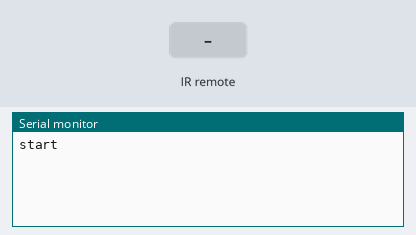
A sketch run on a simulated Arduino Uno, built with avr-gcc and run on an emulated ATmega328P. Parts: the last lines printed to the serial monitor. The inputs (shaded band) are chosen by the test bench.

Above: at 1.2 s.
1.3 s: infrared code 0xFF629D received
At 2.1 s:
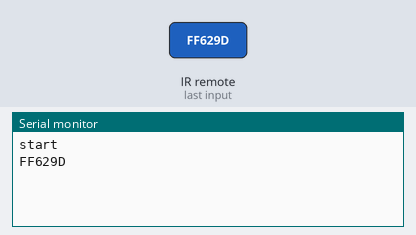
2.8 s: infrared code 0xFFA857 received
At 3.2 s:
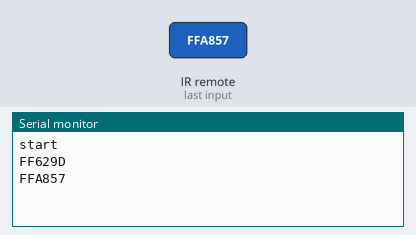
4.3 s: infrared code 0xFFC23D received
At 5.5 s:
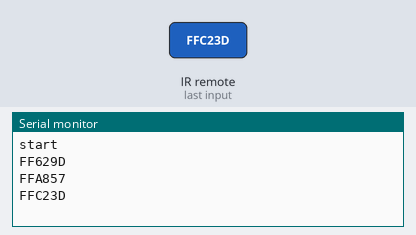
5.8 s: infrared code 0xFF22DD received
At 6.7 s:
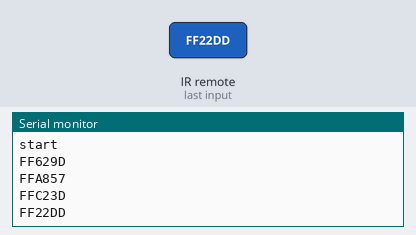
7.3 s: infrared code 0xFF02FD received
At 7.9 s:
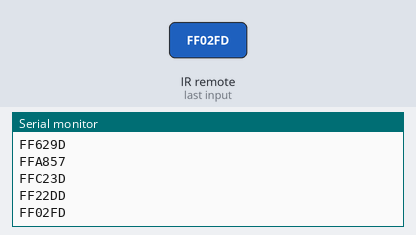
8.8 s: infrared code 0xFF6897 received
At 10.2 s:
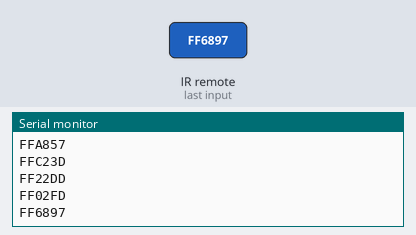

Measured:
- after the input at 1.3 s, the serial monitor: prints a new line at once (image 1)
- after the input at 2.8 s, the serial monitor: prints a new line at once (image 2)
- after the input at 4.3 s, the serial monitor: prints a new line at once (image 3)
- after the input at 5.8 s, the serial monitor: prints a new line at once (image 4)
- after the input at 7.3 s, the serial monitor: prints a new line at once (image 5)
- after the input at 8.8 s, the serial monitor: prints a new line at once (image 6)

The sketch:

13_IRReceiver.ino
```cpp
#include <IRremote.h>
/*
 Hello
 I design developer tools for embedded electronic systems. You can buy my projects design files.
 https://www.altiumdesignerprojects.com
*/
const int RECV_PIN = 8;

IRrecv irrecv(RECV_PIN);
decode_results results;

#define buttonUp          0XFF629D
#define buttonDown        0XFFA857
#define buttonRight       0XFFC23D
#define buttonLeft        0XFF22DD
#define buttonEnter       0XFF02FD

#define button1           0XFF6897
#define button2           0XFF9867
#define button3           0XFFB04F
#define button4           0XFF30CF
#define button5           0XFF18E7
#define button6           0XFF7A85
#define button7           0XFF10EF
#define button8           0XFF38C7
#define button9           0XFF5AA5
#define button10          0XFF4AB5
#define asteriskButton    0XFF42BD
#define numberSignButton  0XFF52AD

void setup(){
  Serial.begin(9600);
  Serial.println("start");
  irrecv.enableIRIn();
  irrecv.blink13(true);
}

void loop(){

  if(irrecv.decode(&results)){
     Serial.println(results.value, HEX);

      /*
      if(results.value == REPEAT){
         Serial.println("REPEAT");
      }
      */

     irrecv.resume();
  }

}
```
